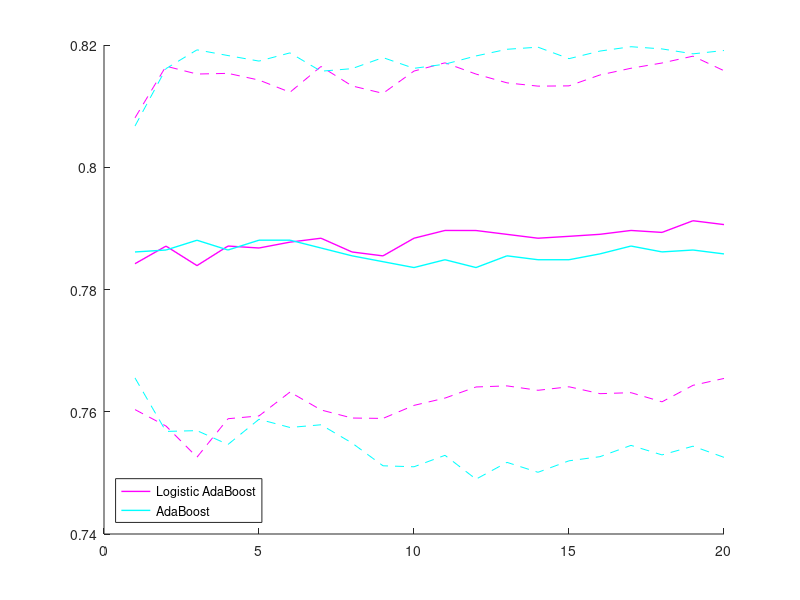

This figure's MATLAB source:
 L_acc_list = [0.7636 ,0.7700 ,0.7668 ,0.7764 ,0.7732 ,0.7700 ,0.7796 ,0.7764 ,0.7700 ,0.7668 ,0.7732 ,0.7700 ,0.7700 ,0.7668 ,0.7668 ,0.7700 ,0.7700 ,0.7700 ,0.7700 ,0.7668;

 0.7803 ,0.7771 ,0.7739 ,0.7739 ,0.7739 ,0.7803 ,0.7803 ,0.7834 ,0.7898 ,0.7803 ,0.7803 ,0.7834 ,0.7866 ,0.7803 ,0.7898 ,0.7898 ,0.7866 ,0.7866 ,0.7930 ,0.7898;

 0.8025 ,0.7962 ,0.7962 ,0.7930 ,0.7962 ,0.7930 ,0.7930 ,0.7930 ,0.7930 ,0.7994 ,0.8025 ,0.8025 ,0.7994 ,0.7994 ,0.7962 ,0.7994 ,0.7962 ,0.7962 ,0.8025 ,0.7994;

 0.8057 ,0.8185 ,0.8121 ,0.8089 ,0.8089 ,0.8089 ,0.8089 ,0.8057 ,0.8057 ,0.8153 ,0.8089 ,0.8089 ,0.8057 ,0.8025 ,0.7994 ,0.7962 ,0.7994 ,0.7930 ,0.7994 ,0.7994;

 0.7636 ,0.7476 ,0.7348 ,0.7444 ,0.7444 ,0.7540 ,0.7476 ,0.7476 ,0.7540 ,0.7540 ,0.7572 ,0.7572 ,0.7508 ,0.7572 ,0.7572 ,0.7508 ,0.7508 ,0.7476 ,0.7476 ,0.7508;

 0.7796 ,0.7859 ,0.7827 ,0.7891 ,0.7955 ,0.7923 ,0.7923 ,0.8019 ,0.7859 ,0.7891 ,0.7923 ,0.7923 ,0.7891 ,0.7891 ,0.7859 ,0.7859 ,0.7827 ,0.7891 ,0.7923 ,0.7955;

 0.8019 ,0.8083 ,0.8179 ,0.8211 ,0.8211 ,0.8211 ,0.8275 ,0.8179 ,0.8179 ,0.8211 ,0.8243 ,0.8243 ,0.8211 ,0.8243 ,0.8243 ,0.8275 ,0.8275 ,0.8307 ,0.8275 ,0.8243;

 0.7923 ,0.7859 ,0.7732 ,0.7764 ,0.7700 ,0.7732 ,0.7700 ,0.7604 ,0.7604 ,0.7700 ,0.7700 ,0.7700 ,0.7764 ,0.7764 ,0.7827 ,0.7796 ,0.7891 ,0.7891 ,0.7827 ,0.7827;

 0.7380 ,0.7444 ,0.7476 ,0.7540 ,0.7572 ,0.7604 ,0.7540 ,0.7508 ,0.7508 ,0.7572 ,0.7540 ,0.7604 ,0.7636 ,0.7604 ,0.7572 ,0.7604 ,0.7604 ,0.7572 ,0.7636 ,0.7668;

 0.8147 ,0.8371 ,0.8339 ,0.8339 ,0.8275 ,0.8243 ,0.8307 ,0.8243 ,0.8275 ,0.8307 ,0.8339 ,0.8275 ,0.8275 ,0.8275 ,0.8275 ,0.8307 ,0.8339 ,0.8339 ,0.8339 ,0.8307];


acc_list =  [0.7668 ,0.7700 ,0.7700 ,0.7636 ,0.7700 ,0.7700 ,0.7732 ,0.7700 ,0.7732 ,0.7764 ,0.7732 ,0.7732 ,0.7700 ,0.7604 ,0.7668 ,0.7668 ,0.7700 ,0.7668 ,0.7668 ,0.7668;

 0.7834 ,0.7739 ,0.7707 ,0.7771 ,0.7771 ,0.7771 ,0.7771 ,0.7739 ,0.7611 ,0.7707 ,0.7739 ,0.7707 ,0.7739 ,0.7803 ,0.7803 ,0.7803 ,0.7803 ,0.7803 ,0.7834 ,0.7834;

 0.7962 ,0.7930 ,0.7930 ,0.7898 ,0.7930 ,0.7962 ,0.7962 ,0.7930 ,0.7962 ,0.7866 ,0.7866 ,0.7866 ,0.7898 ,0.7866 ,0.7866 ,0.7866 ,0.7898 ,0.7930 ,0.7962 ,0.7962;

 0.8025 ,0.8057 ,0.8089 ,0.8025 ,0.7962 ,0.7994 ,0.7994 ,0.7962 ,0.7962 ,0.7962 ,0.7930 ,0.7962 ,0.7962 ,0.7962 ,0.7962 ,0.7994 ,0.7994 ,0.7994 ,0.7994 ,0.7994;

 0.7732 ,0.7380 ,0.7380 ,0.7348 ,0.7412 ,0.7412 ,0.7412 ,0.7348 ,0.7252 ,0.7252 ,0.7284 ,0.7252 ,0.7284 ,0.7252 ,0.7284 ,0.7316 ,0.7316 ,0.7284 ,0.7284 ,0.7284;

 0.7796 ,0.7859 ,0.7923 ,0.7955 ,0.8019 ,0.7891 ,0.7859 ,0.7891 ,0.7859 ,0.7859 ,0.7923 ,0.7923 ,0.7955 ,0.8051 ,0.7987 ,0.8019 ,0.8019 ,0.7955 ,0.7955 ,0.8019;

 0.8051 ,0.8243 ,0.8275 ,0.8339 ,0.8307 ,0.8307 ,0.8243 ,0.8339 ,0.8275 ,0.8275 ,0.8307 ,0.8307 ,0.8307 ,0.8307 ,0.8307 ,0.8307 ,0.8307 ,0.8307 ,0.8307 ,0.8307;

 0.7891 ,0.7859 ,0.7891 ,0.7859 ,0.7859 ,0.7891 ,0.7859 ,0.7859 ,0.7891 ,0.7859 ,0.7923 ,0.7891 ,0.7891 ,0.7923 ,0.7923 ,0.7955 ,0.7987 ,0.7987 ,0.7891 ,0.7827;

 0.7476 ,0.7540 ,0.7540 ,0.7508 ,0.7540 ,0.7508 ,0.7508 ,0.7508 ,0.7540 ,0.7476 ,0.7476 ,0.7380 ,0.7444 ,0.7412 ,0.7412 ,0.7380 ,0.7412 ,0.7412 ,0.7476 ,0.7412;

 0.8179 ,0.8339 ,0.8371 ,0.8307 ,0.8307 ,0.8371 ,0.8339 ,0.8275 ,0.8371 ,0.8339 ,0.8307 ,0.8339 ,0.8371 ,0.8307 ,0.8275 ,0.8275 ,0.8275 ,0.8275 ,0.8275 ,0.8275];

mean_acc_list = [];
minus_std_list = [];
plus_std_list = [];

for i=1:20
    mean_acc_list  = [mean_acc_list mean(L_acc_list(:,i))];
    minus_std_list = [minus_std_list mean_acc_list(i)-std(L_acc_list(:,i))];
    plus_std_list = [plus_std_list mean_acc_list(i)+std(L_acc_list(:,i))];
    
end

hold on

plot(mean_acc_list,'m','Linewidth',1)
plot(minus_std_list,'m--','Linewidth',0.5,'HandleVisibility','off')
plot(plus_std_list,'m--','Linewidth',0.5,'HandleVisibility','off')



mean_acc_list = [];
minus_std_list = [];
plus_std_list = [];

for i=1:20
    mean_acc_list  = [mean_acc_list mean(acc_list(:,i))];
    minus_std_list = [minus_std_list mean_acc_list(i)-std(acc_list(:,i))];
    plus_std_list = [plus_std_list mean_acc_list(i)+std(acc_list(:,i))];
    
end

hold on

plot(mean_acc_list,'c','Linewidth',1)
plot(minus_std_list,'c--','Linewidth',0.5,'HandleVisibility','off')
plot(plus_std_list,'c--','Linewidth',0.5,'HandleVisibility','off')

legend({'Logistic AdaBoost','AdaBoost'},'Location','southwest')